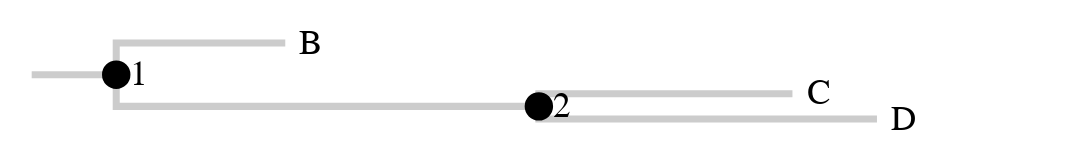

The code cell stored with this chart in its notebook:
### Markdown cell above
This enables us to build phylogenetics tools around a single, core dataframe.

### Code cell
df = ph.read_newick(data="((B:0.2,(C:0.3,D:0.4)E:0.5)A:0.1)F;")

df.phylo.show()

### Figure 1 — Vega specification as saved in the notebook (floating-point values rounded to 4 significant figures)
{"autosize": "fit", "data": [{"name": "tree", "transform": [{"key": "id", "parentKey": "parent", "type": "stratify"}, {"as": ["y0", "x0", "depth0", "children0"], "method": "cluster", "size": [36, 300], "type": "tree"}, {"as": ["y", "x", "depth", "children"], "method": "cluster", "size": [36, 300], "type": "tree"}, {"as": "x", "expr": "0.8 * datum.distance * 300", "type": "formula"}], "values": [{"children": 1, "children0": 1, "depth": 0, "depth0": 0, "distance": 0, "id": "0", "label": "0", "length": 0, "parent": null, "type": "root", "uid": "2t3QTd0Edy", "x": 0, "x0": 0, "y": 16.2, "y0": 16.2}, {"children": 2, "children0": 2, "depth": 1, "depth0": 1, "distance": 0.1, "id": "1", "label": "1", "length": 0.1, "parent": "0", "type": "node", "uid": "X38edZ3hhF", "x": 24.0, "x0": 100.0, "y": 16.2, "y0": 16.2}, {"children": 0, "children0": 0, "depth": 2, "depth0": 2, "distance": 0.3, "id": "B", "label": "B", "length": 0.2, "parent": "1", "type": "leaf", "uid": "L0fqkSyK0W", "x": 72.0, "x0": 300, "y": 7.2, "y0": 7.2}, {"children": 2, "children0": 2, "depth": 2, "depth0": 2, "distance": 0.6, "id": "2", "label": "2", "length": 0.5, "parent": "1", "type": "node", "uid": "EQgjfA61zD", "x": 144, "x0": 200.0, "y": 25.2, "y0": 25.2}, {"children": 0, "children0": 0, "depth": 3, "depth0": 3, "distance": 0.9, "id": "C", "label": "C", "length": 0.3, "parent": "2", "type": "leaf", "uid": "bCZ35NU4Yw", "x": 216.0, "x0": 300, "y": 21.6, "y0": 21.6}, {"children": 0, "children0": 0, "depth": 3, "depth0": 3, "distance": 1, "id": "D", "label": "D", "length": 0.4, "parent": "2", "type": "leaf", "uid": "I3WMpmKR0p", "x": 240, "x0": 300, "y": 28.8, "y0": 28.8}]}, {"name": "links", "source": "tree", "transform": [{"key": "id", "type": "treelinks"}, {"orient": "horizontal", "shape": "orthogonal", "type": "linkpath"}]}, {"name": "nodes", "source": "tree", "transform": [{"expr": "datum.type == \"node\"", "type": "filter"}]}, {"name": "leaves", "source": "tree", "transform": [{"expr": "datum.type == \"leaf\"", "type": "filter"}]}], "height": 36, "marks": [{"encode": {"update": {"path": {"field": "path"}, "stroke": {"value": "#ccc"}, "strokeWidth": {"value": 2}}}, "from": {"data": "links"}, "type": "path"}, {"encode": {"enter": {"fill": {"value": "#000"}, "stroke": {"value": "#000"}}, "update": {"size": {"value": 0}, "strokeWidth": {"value": 1}, "x": {"field": "x"}, "y": {"field": "y"}}}, "from": {"data": "leaves"}, "type": "symbol"}, {"encode": {"enter": {"stroke": {"value": "#000"}}, "update": {"fill": {"value": "#000"}, "size": {"value": 50}, "strokeWidth": {"value": 1}, "x": {"field": "x"}, "y": {"field": "y"}}}, "from": {"data": "nodes"}, "type": "symbol"}, {"encode": {"enter": {"fill": {"value": "#000"}, "text": {"field": "id"}}, "update": {"dx": {"value": 4}, "dy": {"value": 3}, "fontSize": {"value": 10}, "x": {"field": "x"}, "y": {"field": "y"}}}, "from": {"data": "leaves"}, "type": "text"}, {"encode": {"enter": {"fill": {"value": "#000"}, "text": {"field": "id"}}, "update": {"dx": {"value": 4}, "dy": {"value": 3}, "fontSize": {"value": 10}, "x": {"field": "x"}, "y": {"field": "y"}}}, "from": {"data": "nodes"}, "type": "text"}], "padding": 5, "signals": [], "width": 300}
